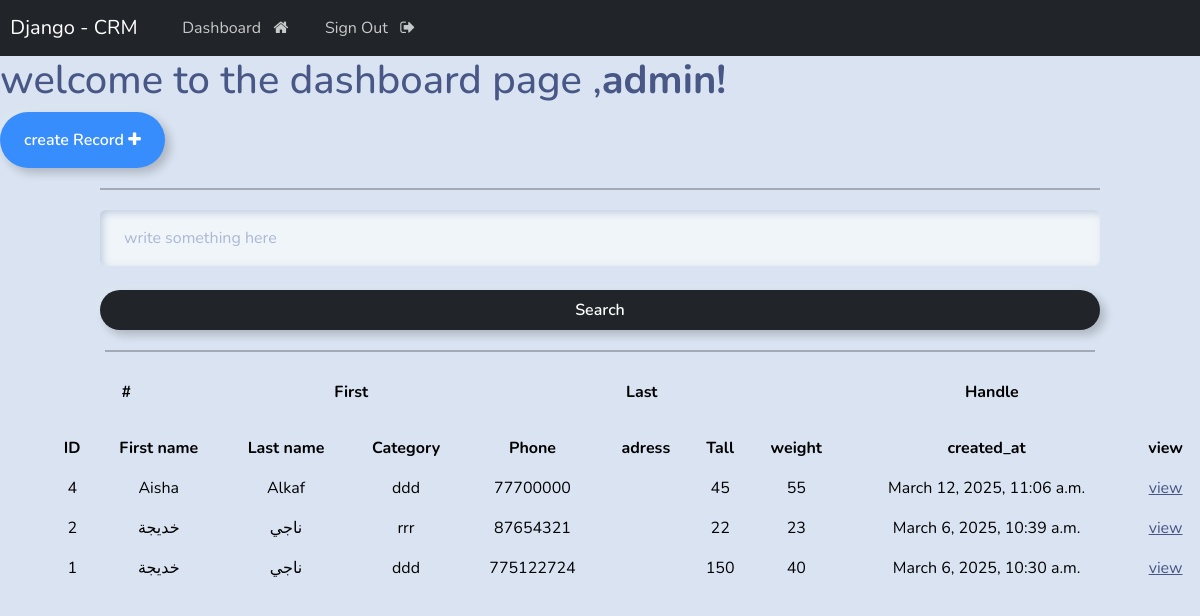
The page /dashboard/ (signed in) on the database its author committed.
### management_app/models.py (models this page shows, shortened)
class Record(models.Model):
    first_name = models.CharField(max_length=250)
    last_name = models.CharField(max_length=250)
    category = models.ForeignKey(Category, on_delete=models.CASCADE)
    phone = models.IntegerField()
    tall = models.IntegerField()
    weight = models.IntegerField()
    address = models.CharField(max_length=500)
    created_at = models.DateTimeField(auto_now_add=True)
    class Meta:
        ordering =['-created_at'];

class Category(models.Model):
    name = models.CharField(max_length=250)
    create_at = models.DateTimeField(auto_now_add=True)
    def __str__(self):
        return self.name

### management_app/views.py (the view)
# urls.py: path('dashboard/',views.dashboard,name='dashboard'),
@login_required(login_url='login')
def dashboard(request):
    records=Record.objects.all()
    return render(request,'web/dashboard.html',context={'record':records})

### templates/web/dashboard.html (shortened to what this page needs)
 {% extends 'base.html' %}
 {% block content %}
 <h1>welcome to the dashboard page ,<b>{{user}}!</b></h1>
<div>
    <a href="{% url 'createrecord' %}" class=" btn btn-outline-primary">create Record <i class="fa fa-plus" aria-hidden="true"></i></a>
</div>
<hr style="border: 1px solid #000;margin: 20px 100px;">
<div class="text-center" style="margin: 0px 100px;">
  <form action="{% url 'search' %}" method="GET">
    <input type="search" name="query" placeholder="write something here" class="form-control mr-sm-2">
    <button type="submit" class="btn btn-outline-dark w-100 btn-block p-2">Search</button>
  </form>
  <hr style="border: 1px solid #000;margin: 20px 5px;">
</div>
<div class="text-center" style="padding-left: 50px;">
    <table class="table">
        <thead class="thead-dark">
          <tr>
            <th scope="col">#</th>
            <th scope="col">First</th>
            <th scope="col">Last</th>
            <th scope="col">Handle</th>
          </tr>
        </thead>
      </table>
      <table class="table">
        <thead class="thead-light">
          <tr>
            <th scope="col">ID</th>
            <th scope="col">First name</th>
            <th scope="col">Last name</th>
            <th scope="col">Category</th>
            <th scope="col">Phone</th>
            <th scope="col">adress</th>
            <th scope="col">Tall</th>
            <th scope="col">weight</th>
            <th scope="col">created_at</th>
            <th scope="col">view</th>
          </tr>
        </thead>
        <tbody>
          {% if record %}
            {%for record in record %}
          <tr>
            <td>{{record.id}}</td>
            <td>{{record.first_name}}</td>
            <td>{{record.last_name}}</td>
            <td>{{record.category}}</td>
            <td>{{record.phone}}</td>
            <td>{{record.adress}}</td>
            <td>{{record.tall}}</td>
            <td>{{record.weight}}</td>
            <td>{{record.created_at}}</td>
            <td><a href="{% url 'view_record' record.id %}" class="btn-btn-outline-primary">view</a></td>
          </tr>
          {% endfor %}
          {% endif %}
        </tbody>
      </table>
</div>
 {% endblock %}

### templates/base.html (shortened to what this page needs)
{% load static %}
<!DOCTYPE html>
<html lang="en">
<head>
    <link rel="stylesheet"href="https://bootswatch.com/5/morph/bootstrap.min.css">
    <link rel="stylesheet"href="https://cdnjs.cloudflare.com/ajax/libs/font-awesome/4.7.0/css/font-awesome.min.css">
</head>
<body>
    {% include 'parts/navbar.html' %}
    {% block content %}
    {% endblock %}
</body>
</html>

### templates/parts/navbar.html (shortened to what this page needs)
<nav class="navbar navbar-expand-lg navbar-dark bg-dark justify-content-center">
    <a class="navbar-brand main-heading" href="{% url 'home' %}">
      &nbsp; Django - CRM
    </a>
      <div class="collapse navbar-collapse text-center" id="navbarNavDropdown">
        <ul class="navbar-nav mr-auto">
          {% if user.is_authenticated %}
            <li class="nav-item">
              <a class="nav-link" href="{% url 'dashboard' %}">Dashboard &nbsp; <i class="fa fa-home" aria-hidden="true"></i> </a>
            </li>
            <li class="nav-item">
              <a class="nav-link" href="{% url 'logout' %}">Sign Out &nbsp; <i class="fa fa-sign-out" aria-hidden="true"></i> </a>
            </li>
            {% endif %}
        </ul>
      </div>
  </nav>

### rows shown on the page
Record: id "4", first_name "Aisha", last_name "Alkaf", category "ddd", phone "77700000", tall "45", weight "55", created_at "March 12, 2025, 11:06 a.m."
Record: id "2", first_name "خديجة", last_name "ناجي", category "rrr", phone "87654321", tall "22", weight "23", created_at "March 6, 2025, 10:39 a.m."
Record: id "1", first_name "خديجة", last_name "ناجي", category "ddd", phone "775122724", tall "150", weight "40", created_at "March 6, 2025, 10:30 a.m."

### other values the page prints
{{ user }} "admin"
